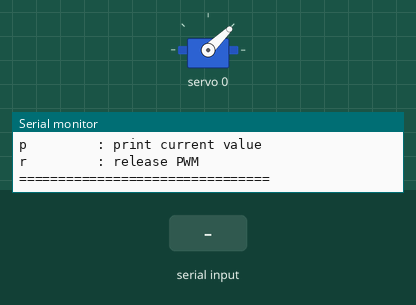
Bench run of a sketch on a simulated Arduino Uno, built with avr-gcc and run on an emulated ATmega328P. On the bench: servo, the last lines printed to the serial monitor. Inputs (shaded band) come from the test bench.

Above: at 1.4 s.
1.5 s: "auto\n" received over Serial
At 2.25 s:
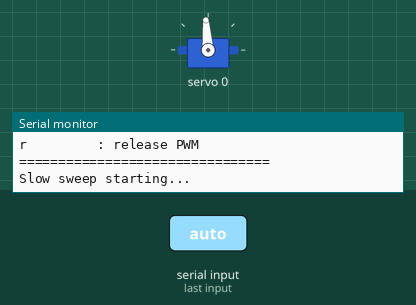
At 4.4 s:
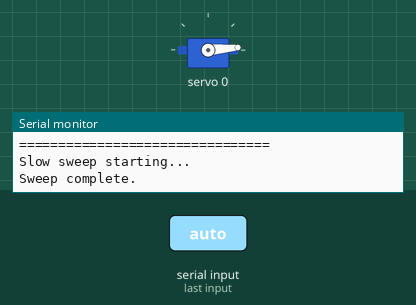
4.5 s: "p 1\n" received over Serial
6.0 s: "p\n" received over Serial
Timing chart, 0 to 9.0 s (numbered marks = the images above; inputs shaded):
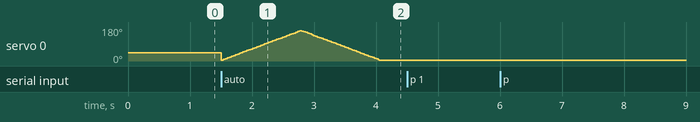

The sketch:

servo_range_test.ino
```cpp
#include <Wire.h>
#include <Adafruit_PWMServoDriver.h>

Adafruit_PWMServoDriver pwm(0x40);

// Allows the test channel to be easily changed without changing logic.
#define TEST_CH 0

// Boundaries to prevent extreme loading of the servos.
const int HARD_MIN_US = 400;
const int HARD_MAX_US = 2500;

// Using these steps reduces sudden torque spikes.
int stepUs = 10;
int stepDelayMs = 8;


int currentUs = 1000;

// Converts microseconds to ticks to allow for consistent pulse width.
int usToTicks(int us) {
  us = constrain(us, HARD_MIN_US, HARD_MAX_US);
  return (int)((us * 4096L) / 20000L); // 50Hz frame
}

// Uses the value above to set the PWM for the servo, where the limits and positions
// above can be changed without changing logic below.
void setServoUs(int ch, int us) {
  pwm.setPWM(ch, 0, usToTicks(us));
}

// Releases servo to prevent overloading.
void releaseServo(int ch) {
  pwm.setPWM(ch, 0, 0);
}

// Using the stepped motion below, sudden acceleration and peak torque are reduced.
void moveTo(int target) {
  target = constrain(target, HARD_MIN_US, HARD_MAX_US);

  int dir = (target >= currentUs) ? 1 : -1;

  for (int u = currentUs; u != target; u += dir * stepUs) {
    setServoUs(TEST_CH, u);
    delay(stepDelayMs);

    if ((dir > 0 && u + stepUs > target) ||
        (dir < 0 && u - stepUs < target)) break;
  }

  setServoUs(TEST_CH, target);
  currentUs = target;
}


String line;

bool parseIntArg(String s, int &out) {
  s.trim();
  if (s.length() == 0) return false;
  long v = s.toInt();
  if (v == 0 && s != "0") return false;
  out = (int)v;
  return true;
}

// Command Instructions
void printHelp() {
  Serial.println("\n=== Servo Range Calibration ===");
  Serial.println("+         : increase pulse");
  Serial.println("-         : decrease pulse");
  Serial.println("g <us>    : go to pulse");
  Serial.println("step <us> : set increment");
  Serial.println("delay <ms>: set delay between steps");
  Serial.println("auto      : slow sweep test");
  Serial.println("p         : print current value");
  Serial.println("r         : release PWM");
  Serial.println("================================\n");
}

// The code below takes the input from the user and splits into commands to send to the servo.
void handleLine(String cmd) {
  cmd.trim();
  if (cmd.length() == 0) return;

  if (cmd == "+") {
    moveTo(currentUs + stepUs);
    return;
  }

  if (cmd == "-") {
    moveTo(currentUs - stepUs);
    return;
  }

  if (cmd.equalsIgnoreCase("p")) {
    Serial.print("Current µs: ");
    Serial.println(currentUs);
    return;
  }

  if (cmd.equalsIgnoreCase("r")) {
    releaseServo(TEST_CH);
    Serial.println("PWM released.");
    return;
  }

  if (cmd.equalsIgnoreCase("auto")) {
    Serial.println("Slow sweep starting...");
    for (int u = 600; u <= 2200; u += 20) {
      setServoUs(TEST_CH, u);
      delay(15);
    }
    for (int u = 2200; u >= 600; u -= 20) {
      setServoUs(TEST_CH, u);
      delay(15);
    }
    currentUs = 1000;
    Serial.println("Sweep complete.");
    return;
  }

  int sp = cmd.indexOf(' ');
  String head = (sp >= 0) ? cmd.substring(0, sp) : cmd;
  String rest = (sp >= 0) ? cmd.substring(sp + 1) : "";

  head.trim(); rest.trim();

  if (head.equalsIgnoreCase("g")) {
    int val;
    if (!parseIntArg(rest, val)) {
      Serial.println("Use: g <us>");
      return;
    }
    moveTo(val);
    return;
  }

  if (head.equalsIgnoreCase("step")) {
    int val;
    if (!parseIntArg(rest, val)) {
      Serial.println("Use: step <us>");
      return;
    }
    stepUs = constrain(val, 1, 50);
    Serial.print("stepUs = ");
    Serial.println(stepUs);
    return;
  }

  if (head.equalsIgnoreCase("delay")) {
    int val;
    if (!parseIntArg(rest, val)) {
      Serial.println("Use: delay <ms>");
      return;
    }
    stepDelayMs = constrain(val, 0, 50);
    Serial.print("delayMs = ");
    Serial.println(stepDelayMs);
    return;
  }

  Serial.println("Unknown command. Type help.");
}

void setup() {
  Serial.begin(9600);
  pwm.begin();
  pwm.setPWMFreq(50);
  delay(10);

  Serial.println("Servo Range Test Ready.");
  printHelp();

  moveTo(currentUs);
}

void loop() {
  while (Serial.available()) {
    char c = (char)Serial.read();
    if (c == '\n') {
      String cmd = line;
      line = "";
      handleLine(cmd);
    } else if (c != '\r') {
      line += c;
      if (line.length() > 80)
        line = line.substring(0, 80);
    }
  }
}
```
